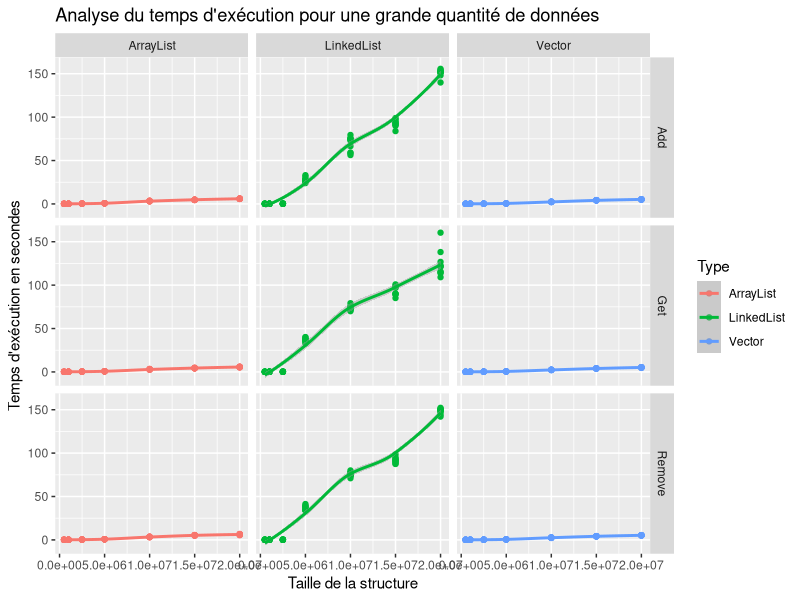
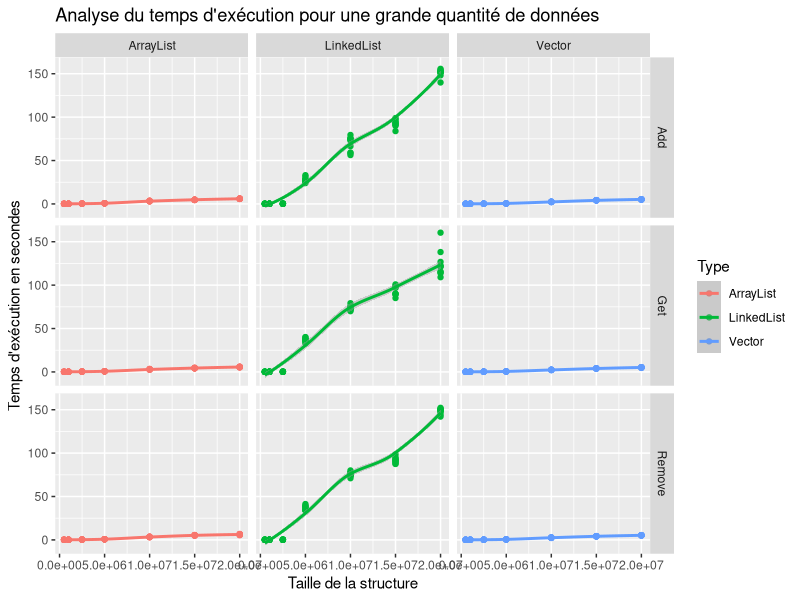

These figures' R source, in order:
#!/usr/bin/Rscript --slave

library(ggplot2)

result <- read.table("./resHypo.dat", header = TRUE)

ggplot(result, aes(x=TailleStructure, y=Time, colour=Type)) + geom_point() + geom_smooth() +
facet_grid(Methode ~ Type) +
xlab("Taille de la structure") +
ylab("Temps d'exécution en secondes") +
labs(linetype="Type de structure") +
ggtitle("Analyse du temps d'exécution pour une grande quantité de données")
ggsave("tempsHypo.png")
